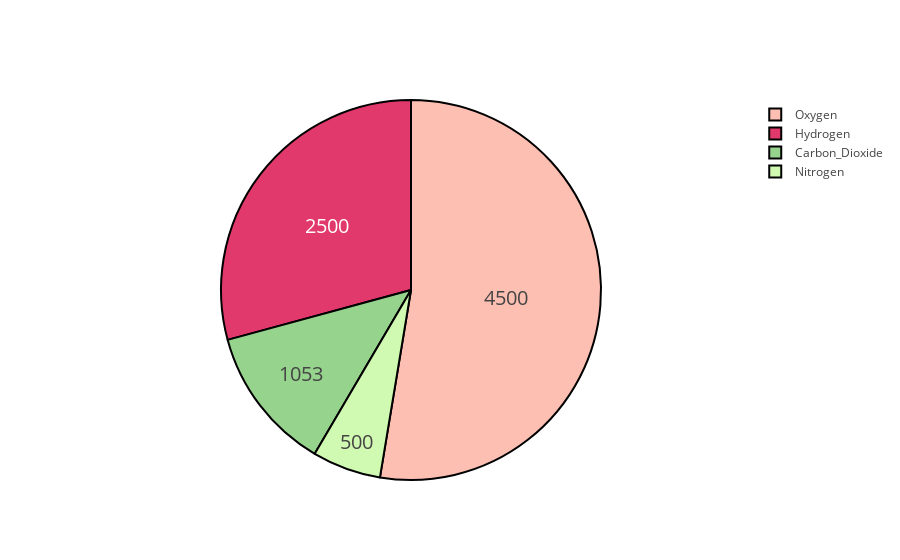

The notebook cell saved with this chart:
### Markdown cell above
### Pie Chart

### Code cell
labels = ['Oxygen','Hydrogen','Carbon_Dioxide','Nitrogen']
values = [4500,2500,1053,500]
colors = ['#FEBFB3', '#E1396C', '#96D38C', '#D0F9B1']

trace = go.Pie(labels=labels, values=values,
               hoverinfo='label+percent', textinfo='value', 
               textfont=dict(size=20),
               marker=dict(colors=colors, 
                           line=dict(color='#000000', width=2)))
#plot([trace], filename='styled_pie_chart')
iplot([trace])

### Figure 1 — Plotly figure (JSON) as saved in the notebook; plotly's stock layout.template omitted (floating-point values rounded to 4 significant figures)
{"data": [{"hoverinfo": "label+percent", "labels": ["Oxygen", "Hydrogen", "Carbon_Dioxide", "Nitrogen"], "marker": {"colors": ["#FEBFB3", "#E1396C", "#96D38C", "#D0F9B1"], "line": {"color": "#000000", "width": 2}}, "textfont": {"size": 20}, "textinfo": "value", "type": "pie", "uid": "006327dc-8c36-11e8-8af5-8c859018b9c4", "values": [4500, 2500, 1053, 500]}], "layout": {}}
